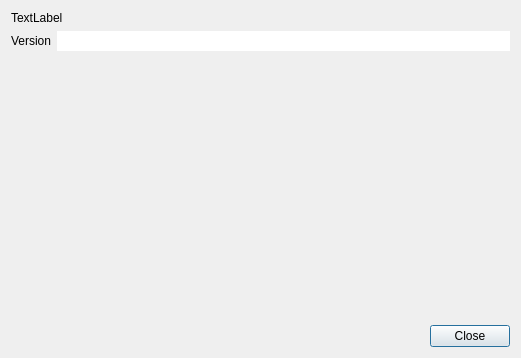
<?xml version="1.0" encoding="UTF-8"?>
<ui version="4.0">
 <class>AboutDialog</class>
 <widget class="QDialog" name="AboutDialog">
  <property name="geometry">
   <rect>
    <x>0</x>
    <y>0</y>
    <width>521</width>
    <height>358</height>
   </rect>
  </property>
  <property name="windowTitle">
   <string>Extra View</string>
  </property>
  <property name="windowOpacity">
   <double>1.000000000000000</double>
  </property>
  <layout class="QVBoxLayout" name="verticalLayout">
   <item>
    <widget class="QLabel" name="logo">
     <property name="text">
      <string>TextLabel</string>
     </property>
    </widget>
   </item>
   <item>
    <layout class="QFormLayout" name="formLayout">
     <item row="0" column="0">
      <widget class="QLabel" name="label">
       <property name="text">
        <string>Version</string>
       </property>
      </widget>
     </item>
     <item row="0" column="1">
      <widget class="QLineEdit" name="version">
       <property name="frame">
        <bool>false</bool>
       </property>
       <property name="readOnly">
        <bool>true</bool>
       </property>
      </widget>
     </item>
    </layout>
   </item>
   <item>
    <spacer name="verticalSpacer">
     <property name="orientation">
      <enum>Qt::Vertical</enum>
     </property>
     <property name="sizeHint" stdset="0">
      <size>
       <width>20</width>
       <height>261</height>
      </size>
     </property>
    </spacer>
   </item>
   <item>
    <widget class="QDialogButtonBox" name="buttonBox">
     <property name="standardButtons">
      <set>QDialogButtonBox::Close</set>
     </property>
    </widget>
   </item>
  </layout>
 </widget>
 <resources/>
 <connections/>
 <slots>
  <slot>changeLODScale(int)</slot>
  <slot>changeLODScale(double)</slot>
  <slot>changeSmallFeature(int)</slot>
  <slot>changeSmallFeature(double)</slot>
  <slot>changeFarClipping(int)</slot>
  <slot>changeFarClipping(double)</slot>
  <slot>changeNearClipping(int)</slot>
  <slot>changeNearClipping(double)</slot>
  <slot>changeComputeNearFarMode(int)</slot>
  <slot>changeNearFarRatio(int)</slot>
  <slot>changeNearFarRatio(double)</slot>
  <slot>nearClippingEnable(bool)</slot>
  <slot>farClippingEnable(bool)</slot>
  <slot>smallFeatureEnable(bool)</slot>
  <slot>changeFovy(int)</slot>
  <slot>changeFovy(double)</slot>
 </slots>
</ui>
